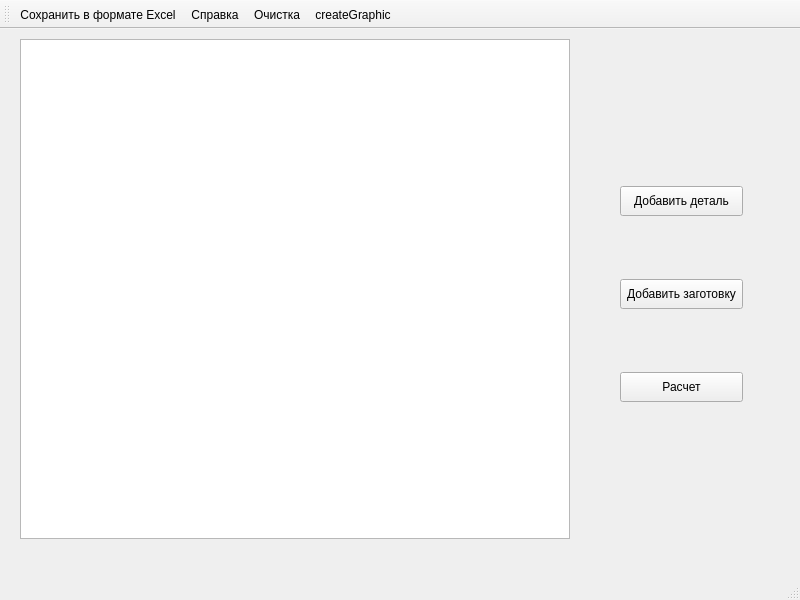
<?xml version="1.0" encoding="UTF-8"?>
<ui version="4.0">
 <class>MainWindow</class>
 <widget class="QMainWindow" name="MainWindow">
  <property name="geometry">
   <rect>
    <x>0</x>
    <y>0</y>
    <width>800</width>
    <height>600</height>
   </rect>
  </property>
  <property name="windowTitle">
   <string>Расчет сортового материала</string>
  </property>
  <widget class="QWidget" name="centralwidget">
   <widget class="QWidget" name="verticalLayoutWidget">
    <property name="geometry">
     <rect>
      <x>620</x>
      <y>130</y>
      <width>123</width>
      <height>271</height>
     </rect>
    </property>
    <layout class="QVBoxLayout" name="verticalLayout">
     <item>
      <widget class="QPushButton" name="AddDetail">
       <property name="minimumSize">
        <size>
         <width>0</width>
         <height>30</height>
        </size>
       </property>
       <property name="text">
        <string>Добавить деталь</string>
       </property>
      </widget>
     </item>
     <item>
      <spacer name="verticalSpacer">
       <property name="orientation">
        <enum>Qt::Vertical</enum>
       </property>
       <property name="sizeType">
        <enum>QSizePolicy::Maximum</enum>
       </property>
       <property name="sizeHint" stdset="0">
        <size>
         <width>20</width>
         <height>30</height>
        </size>
       </property>
      </spacer>
     </item>
     <item>
      <widget class="QPushButton" name="barInStock">
       <property name="minimumSize">
        <size>
         <width>0</width>
         <height>30</height>
        </size>
       </property>
       <property name="text">
        <string>Добавить заготовку</string>
       </property>
      </widget>
     </item>
     <item>
      <spacer name="verticalSpacer_2">
       <property name="orientation">
        <enum>Qt::Vertical</enum>
       </property>
       <property name="sizeType">
        <enum>QSizePolicy::Maximum</enum>
       </property>
       <property name="sizeHint" stdset="0">
        <size>
         <width>20</width>
         <height>30</height>
        </size>
       </property>
      </spacer>
     </item>
     <item>
      <widget class="QPushButton" name="calculationButton">
       <property name="minimumSize">
        <size>
         <width>0</width>
         <height>30</height>
        </size>
       </property>
       <property name="maximumSize">
        <size>
         <width>16777215</width>
         <height>30</height>
        </size>
       </property>
       <property name="text">
        <string>Расчет</string>
       </property>
      </widget>
     </item>
    </layout>
   </widget>
   <widget class="QTableWidget" name="TableCutting">
    <property name="geometry">
     <rect>
      <x>20</x>
      <y>10</y>
      <width>550</width>
      <height>500</height>
     </rect>
    </property>
    <property name="maximumSize">
     <size>
      <width>16777215</width>
      <height>540</height>
     </size>
    </property>
   </widget>
  </widget>
  <widget class="QStatusBar" name="statusbar"/>
  <widget class="QToolBar" name="toolBar">
   <property name="windowTitle">
    <string>toolBar</string>
   </property>
   <attribute name="toolBarArea">
    <enum>TopToolBarArea</enum>
   </attribute>
   <attribute name="toolBarBreak">
    <bool>false</bool>
   </attribute>
   <addaction name="actionSaveAsExcel"/>
   <addaction name="actionInformation"/>
   <addaction name="clearResult"/>
   <addaction name="actioncreateGraphic"/>
  </widget>
  <action name="actionSaveAsExcel">
   <property name="icon">
    <iconset resource="picture/picture.qrc">
     <normaloff>:/new/prefix1/excel.png</normaloff>:/new/prefix1/excel.png</iconset>
   </property>
   <property name="text">
    <string>Сохранить в формате Excel</string>
   </property>
  </action>
  <action name="actionInformation">
   <property name="icon">
    <iconset resource="picture/picture.qrc">
     <normaloff>:/new/prefix1/syshelp.png</normaloff>:/new/prefix1/syshelp.png</iconset>
   </property>
   <property name="text">
    <string>Справка</string>
   </property>
  </action>
  <action name="clearResult">
   <property name="icon">
    <iconset resource="picture/picture.qrc">
     <normaloff>:/new/prefix1/clear.png</normaloff>:/new/prefix1/clear.png</iconset>
   </property>
   <property name="text">
    <string>Очистка</string>
   </property>
   <property name="toolTip">
    <string>Удалить результаты расчета</string>
   </property>
  </action>
  <action name="actioncreateGraphic">
   <property name="icon">
    <iconset resource="picture/picture.qrc">
     <normaloff>:/new/prefix1/graphic_2.png</normaloff>:/new/prefix1/graphic_2.png</iconset>
   </property>
   <property name="text">
    <string>createGraphic</string>
   </property>
   <property name="toolTip">
    <string>График расчета раскроя</string>
   </property>
  </action>
 </widget>
 <resources>
  <include location="picture/picture.qrc"/>
 </resources>
 <connections/>
</ui>
